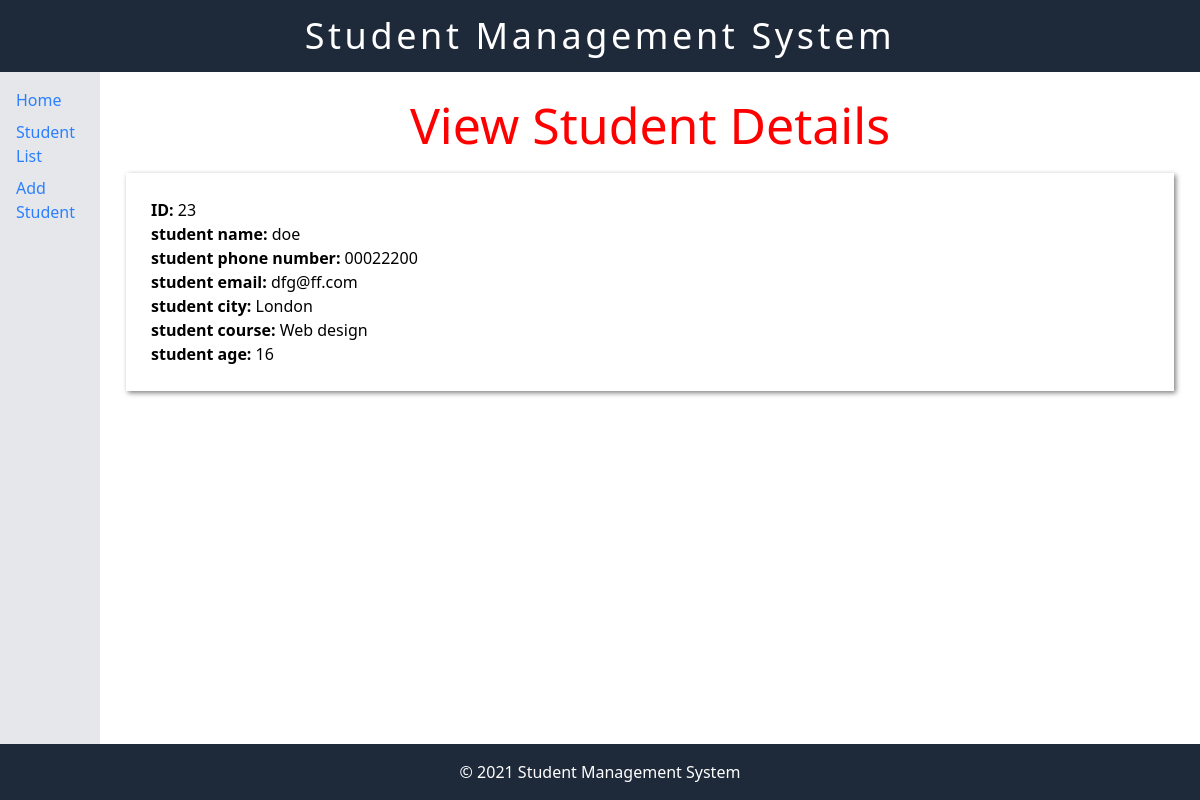
The page /view_student/23 on the database its author committed.
### students/models.py (models this page shows)
class Student(models.Model):
    student_name = models.CharField(max_length=100)
    student_phone_number = models.CharField(max_length=12)
    student_email = models.EmailField()
    student_city = models.CharField(max_length=100)
    student_course = models.CharField(max_length=100)
    student_age = models.IntegerField()
    def get_fields(self):
        return [(field.verbose_name, getattr(self, field.name)) for field in self._meta.fields]

### students/views.py (the view)
# urls.py: path('view_student/<int:student_id>',view_student,name='view_student'),
def view_student(request, student_id):
    student = Student.objects.get(id = student_id)
    return render(request,"view_student.html",{'student': student})

### students/templates/view_student.html (shortened to what this page needs)
{% extends "base.html" %}
{% load static %}
{% block head %}
<link rel="stylesheet" href="{% static 'view_student.css' %}" />
{% endblock %}
{% block content %}
<h1>View Student Details</h1>
<div class="student-view">
    {% for field, value in student.get_fields %}
    <p><strong>{{ field }}:</strong> {{ value }}</p>
    {% endfor %}
</div>
{% endblock %}

### students/static/view_student.css (style rules this page uses)
h1 { color: red; font-size: 50px; text-align: center; }
.student-view { padding: 25px; margin: 10px; box-shadow: 2px 2px 5px grey; }

### rows shown on the page
Student: get_fields "doe" "00022200" "dfg@ff.com" "London" "Web design"

### other values the page prints
{{ field }} "ID" "student name" "student phone number" "student email" "student city" "student course" "student age"
{{ value }} "23" "16"
